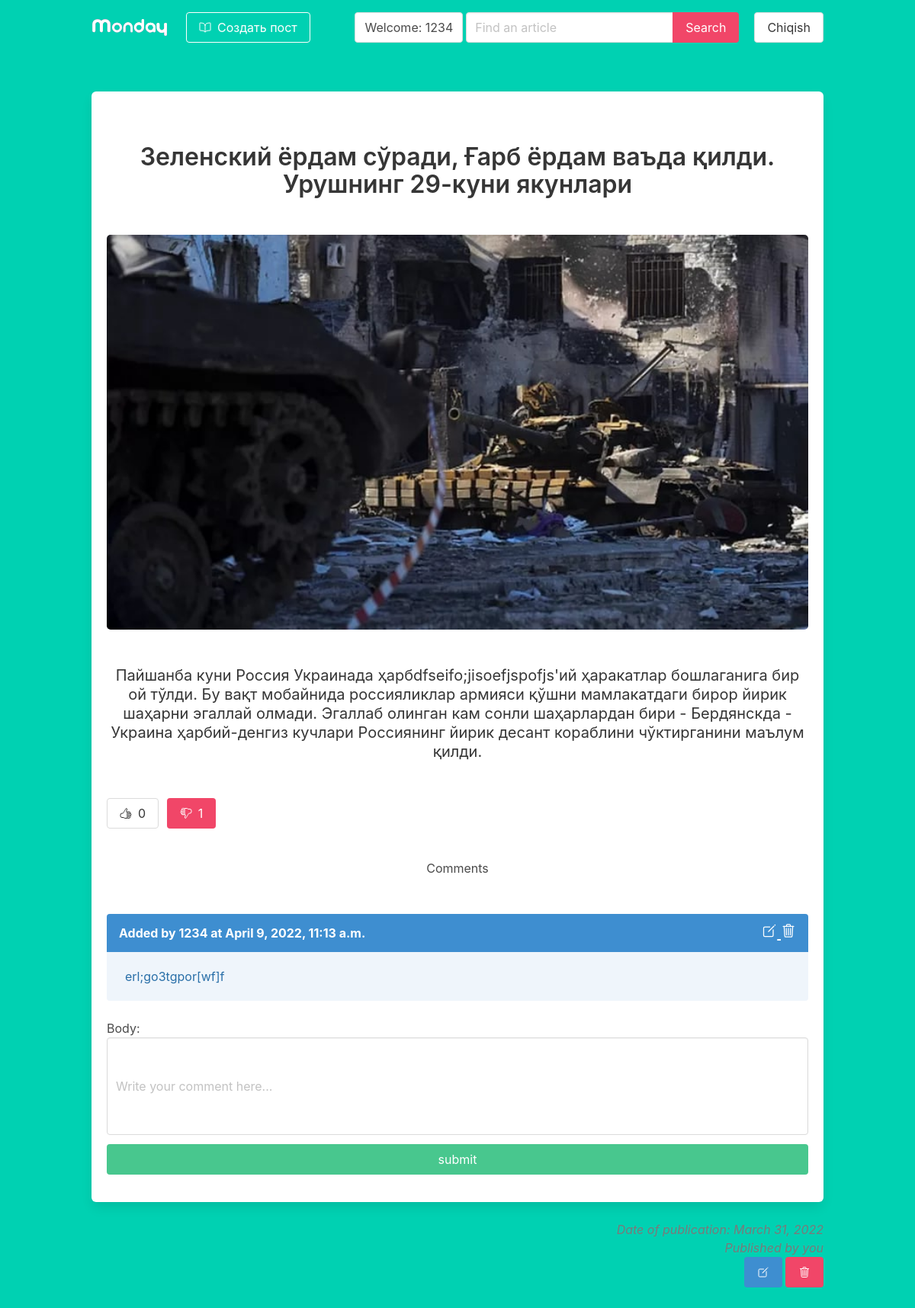
Screenshot of /russia_ukraina (signed in) with the database file from the repository.
### post/models.py (models this page shows, shortened)
class Article(models.Model):
    title=models.CharField(max_length=255)
    text=models.TextField()
    slug=models.SlugField(unique=True)
    date=models.DateField(auto_now=True)
    thumb=models.ImageField(blank=True)
    author=models.ForeignKey(User,default=None,on_delete=models.CASCADE)
    likes=models.ManyToManyField(User,related_name='article_likes')
    dislikes=models.ManyToManyField(User,related_name='article_dislikes')
    def __str__(self):
        return self.title
    def total_likes(self):
        return self.likes.count()
    def total_dislikes(self):
        return self.dislikes.count()

class Comment(models.Model):
    article=models.ForeignKey(Article, on_delete=models.CASCADE, null=True)
    user=models.ForeignKey(User,on_delete=models.CASCADE)
    body=models.TextField()
    date_added=models.DateTimeField(auto_now_add=True)

### post/views.py (the view, shortened to what this page needs)
# urls.py: path('<slug>', article_detail, name='article_detail'),
def article_detail(request, slug):
    article=Article.objects.get(slug=slug)
    form=CommentForm()
    return render(request, 'article_detail.html', {'article': article, 'form':form})

### post/forms.py
class CommentForm(forms.ModelForm):
    body = forms.CharField(widget=forms.TextInput(attrs={
        'class': 'textarea',
        'size': '40',
        'placeholder': 'Write your comment here...'
    }))
    class Meta:
        model = Comment
        fields = ['body', ]

### templates/article_detail.html (shortened to what this page needs)
{% extends 'base.html' %}
{% load static %}
{% block content %}
<div class="container">
    <div class="columns is-centered">
        <div class="column">
            <div class="box">
                <div class="title has-text-dark has-text-centered my-6">{{ article }}</div>
                <img src="{{ article.thumb.url }}" alt="" class="image is-centered"
                    style="min-width: 100%; border-radius: 5px">
                <div class="subtitle has-text-dark has-text-centered my-6">{{ article.text }}</div>
                {% if user not in article.likes.all and user in article.dislikes.all %}
                <div class="columns">
                    <div class="column is-1">
                        <form action="{% url 'article_like' article.slug %}" method="post" class="has-text-right">
                            <button type="submit" class="button">
                                <ion-icon name="thumbs-up-outline"></ion-icon>
                                <span class="ml-2">{{article.total_likes}}</span>
                            </button>
                        </form>
                    </div>
                    <div class="column is-1">
                        <form action="{% url 'article_dislike' article.slug %}" method="post" class="has-text-right">
                            <button type="submit" class="button is-danger">
                                <ion-icon name="thumbs-down-outline"></ion-icon>
                                <span class="ml-2">{{article.total_dislikes}}</span>
                            </button>
                        </form>
                    </div>
                </div>
                {% endif %}
                {% if not article.comment_set.all %}
                <div class="has-text-centered has-text-grey-light is-size-5 mx-3">
                    No comments yet. Be first to leave comment...
                </div>
                {% else %}
                <p class="has-text-centered is size-3 mb-6">Comments</p>
                {% for comment in article.comment_set.all %}
                <article class="message is-info">
                    <div class="message-header">
                        {% if user == comment.user %}
                        Added by {{ comment.user }} at {{ comment.date_added }}
                        <div class="has-text-right is-size-5">
                            <a href="{% url 'comment_edit' slug=article.slug  pk=comment.pk%}"
                                class="is-info">
                                <ion-icon name="create-outline"></ion-icon>
                            </a>
                            <a href="{% url 'comment_delete' slug=article.slug  pk=comment.pk%}"
                                style="text-decoration:none">
                                <ion-icon name="trash-outline"></ion-icon>
                            </a>
                        </div>
                        {% else %}
                        Added by {{ comment.user }} at {{ comment.date_added }}
                        {% endif %}
                    </div>
                    <div class="message-body">{{ comment.body }}</div>
                </article>
                {% endfor %}
                {% endif %}
                <form method="POST" enctype="multipart/form-data" class="comment">
                    {{ form }}
                    <button type="'submit" class="button is-success mt-3 is-fullwidth">submit</button>
                </form>
            </div>
            <div class="has-text-grey is-size-6 has-text-right is-italic">
                <p class="datetime">Date of publication: {{ article.date }}</p>
                {% if user == article.author %}
                <p class="content">Published by you </p>
                {% else %}
                <p class="content">Published by: {{ article.author }}</p>
                {% endif %}
            </div>
            {% if user == article.author %}
            <div class="has-text-right">
                <a href="{% url 'article_edit' article.slug %}" class="button is-info ">
                    <ion-icon name="create-outline"></ion-icon>
                </a>
                <a href="{% url 'article_delete' article.slug %}" class="button is-danger">
                    <ion-icon name="trash-outline"></ion-icon>
                </a>
            </div>
            {% else %}
            <div class="has-text-right">
                <p class="content has-text-light">
                    You can't not edit or delete this post
                </p>
            </div>
            {% endif %}
        </div>
    </div>
</div>
{% endblock %}

### templates/base.html (shortened to what this page needs)
{% load static %}
<html lang="en">
<head>
    <link rel="stylesheet" href="{% static 'style.css' %}">
    <link rel="stylesheet" href="{% static 'bulma.css' %}">
</head>
<body>
    <section class="hero has-background-primary is-fullheight">
        <div class="hero-head">
            <header class="navbar">
                <div class="container">
                    <div class="navbar-brand">
                        <a class="navbar-item" href="{% url 'article_func' %}">
                            <img src="{% static 'images/monday.svg' %}" width="100" alt="Logo">
                        </a>
                    </div>
                    <div id="navbarMenuHeroC" class="navbar-menu">
                        <div class="navbar-start">
                            {% if user.is_authenticated %}
                            <span class="navbar-item">
                                <a href="{% url 'article_create' %}" class="button is-info is-outlined is-inverted">
                                    <span class="mr-2">
                                        <ion-icon name="book-outline"></ion-icon>
                                    </span>
                                    <span>
                                        Создать пост
                                    </span>
                                </a>
                            </span>
                            {% endif %}
                        </div>
                        <div class="navbar-end">
                            {% if user.is_authenticated %}
                            <a class="navbar-item button my-4 mx-1">
                                Welcome: {{ user }}
                            </a>
                            <form action="{% url 'article_func' %}" method="get">
                                <div class="field has-addons mt-4 mr-2">
                                    <div class="control">
                                        <input class="input" type="search" placeholder="Find an article" name="search">
                                    </div>
                                    <div class="control">
                                        <button class="button is-danger" type="submit">
                                            Search
                                        </button>
                                    </div>
                                </div>
                            </form>
                            <span class="navbar-item">
                                <a href="{% url 'sign_out' %}" class="button is-warming">Chiqish</a>
                            </span>
                            {% else %}
                            <span class="navbar-item">
                                <a href="{% url 'sign_in' %}" class="button is-warming">Kirish</a>
                            </span>
                            {% endif %}
                        </div>
                    </div>
                </div>
            </header>
        </div>
        <div class="hero-body">
            {% block content %}
            {% endblock %}
        </div>
    </section>
</body>
</html>

### rows the page displays
Article: title "Зеленский ёрдам сўради, Ғарб ёрдам ваъда қилди. Урушнинг 29-куни якунлари", thumb (picture), text "Пайшанба куни Россия Украинада ҳарбdfseifo;jisoefjspofjs'ий ҳаракатлар бошлаганига бир ой тўлди. Бу вақт мобайнида россияликлар армияси қўшни мамлакатдаги бирор йирик шаҳарни эгаллай олмади. Эгаллаб олинган кам сонли шаҳарлардан бири - Бердянскда - Украина ҳарбий-денгиз кучлари Россиянинг йирик десант кораблини чўктирганини маълум қилди.", total_likes "0", total_dislikes "1", date "March 31, 2022"
Comment: user "1234", date_added "April 9, 2022, 11:13 a.m.", body "erl;go3tgpor[wf]f"

### other values shown
{{ user }} "1234"
